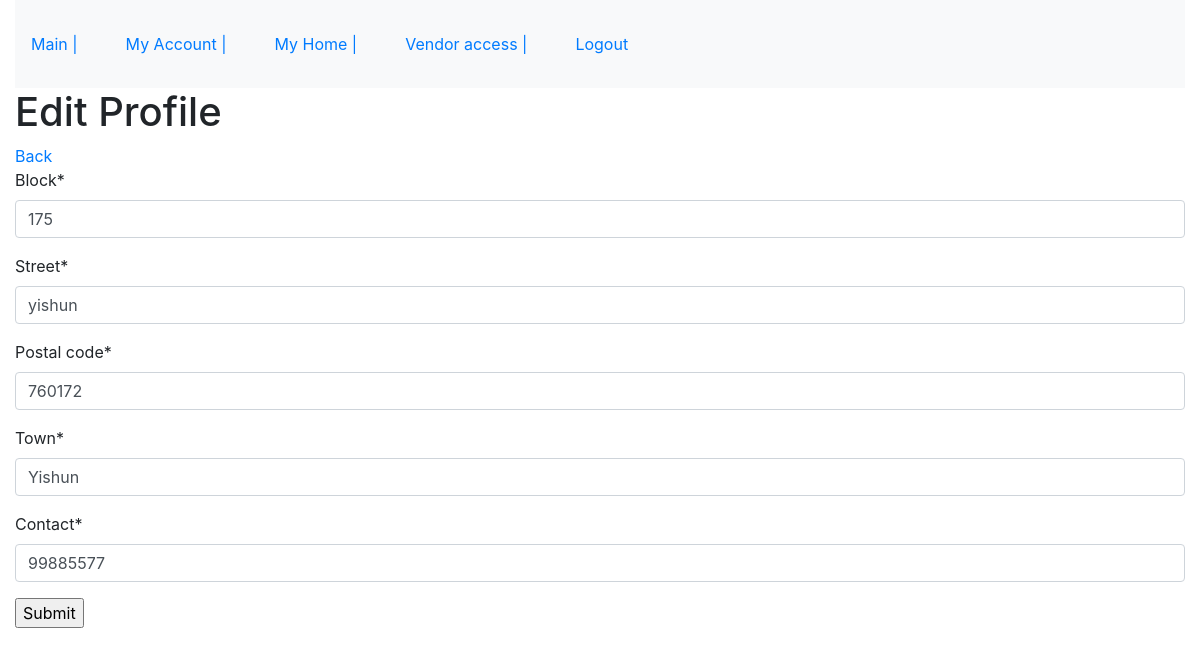
Page /edit_profile/1 (signed in) on the earlier database version.
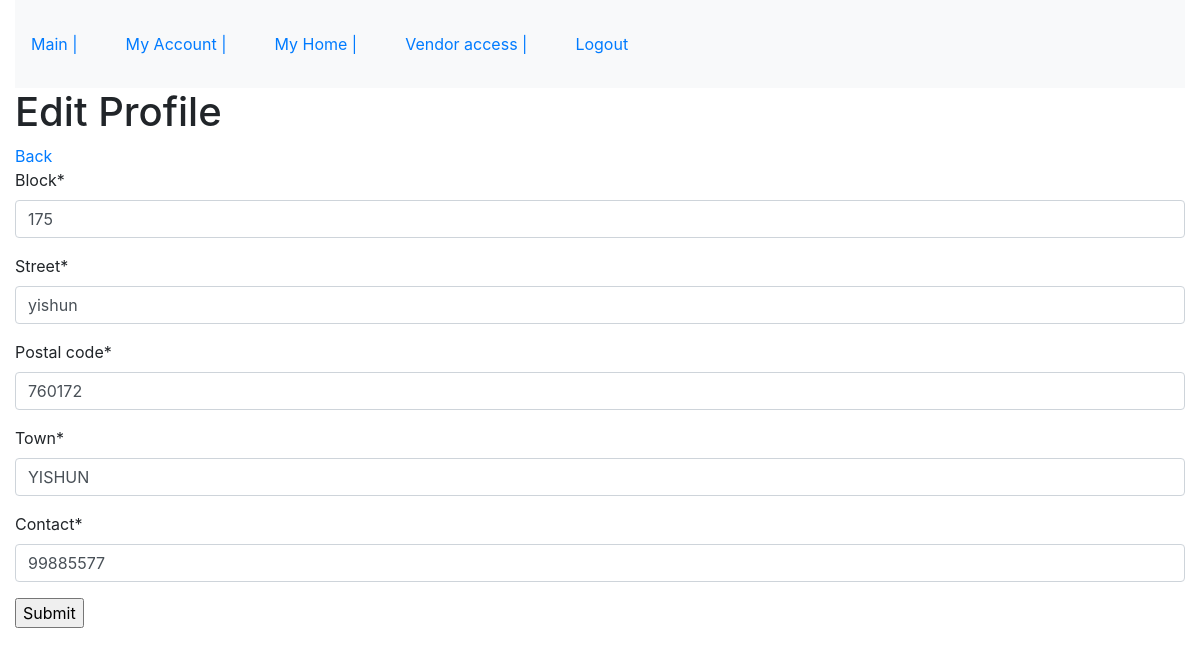
Same page on the later database version.
### buyer/models.py (models this page shows, shortened)
class Buyer(models.Model):
    town = models.CharField(max_length=100, null=True, blank=False)
    postal_code = models.PositiveIntegerField(null=False, blank=False)
    block = models.PositiveSmallIntegerField( null=False, blank=False)
    street = models.CharField(max_length=254, null=False, blank=False)
    date_joined = models.DateTimeField(auto_now_add=True)
    contact = models.PositiveIntegerField(validators=[MinValueValidator(10000000), MaxValueValidator(99999999)], null=False, blank=False)
    user = models.ForeignKey(User, null=True, on_delete=models.SET_NULL)

### buyer/views.py (the view)
# urls.py: path('edit_profile/<buyer_id>', buyer.views.edit_buyer_profile, name="edit_buyer_profile_route"),
@login_required
def edit_buyer_profile(request, buyer_id):
    buyer_profile = get_object_or_404(Buyer, pk=buyer_id)
    if request.method == "POST":
        buyer_form = BuyerForm(request.POST, instance=buyer_profile)
        if buyer_form.is_valid():
            buyer_form.save()  # does not require to commit False form to save user as request.user; user still intact in database after the save
            messages.success(request, "Profile successfully updated.")
            return redirect(reverse(show_buyer_profiles))
        else:
            messages.warning(request, "Contact field must be 8 digits number.")
            return redirect(reverse(edit_buyer_profile, kwargs={"buyer_id": buyer_id}))
    else:
        buyer_form = BuyerForm(instance=buyer_profile)
        return render(request, "buyer/edit_buyer_profile.html", {
            "form": buyer_form
        })

### buyer/forms.py
class BuyerForm(forms.ModelForm):
    class Meta:
        model = Buyer
        fields = ("block", "street", "postal_code", "town", "contact")

### buyer/templates/buyer/edit_buyer_profile.html (shortened to what this page needs)
{% extends 'base_template.html' %}
{% load crispy_forms_tags %}
{%block content%}
<h1> Edit Profile </h1>
<a href="{% url 'show_buyer_profiles_route' %}"> Back </a>
<form method="POST">
    {{ form|crispy}}
    <input type="submit">
</form>
{%endblock%}

Differences in the rows shown:
changed Buyer "yishun": town "Yishun" → "YISHUN"
